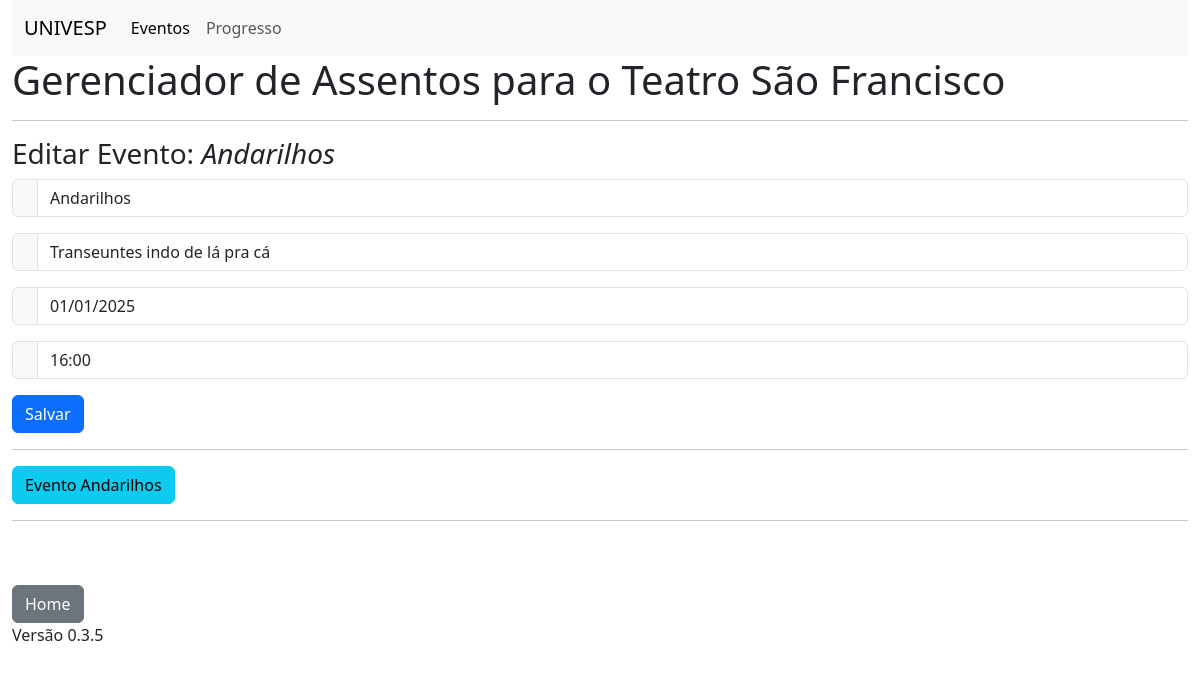
Page /evento_editar/1 on the earlier database version.
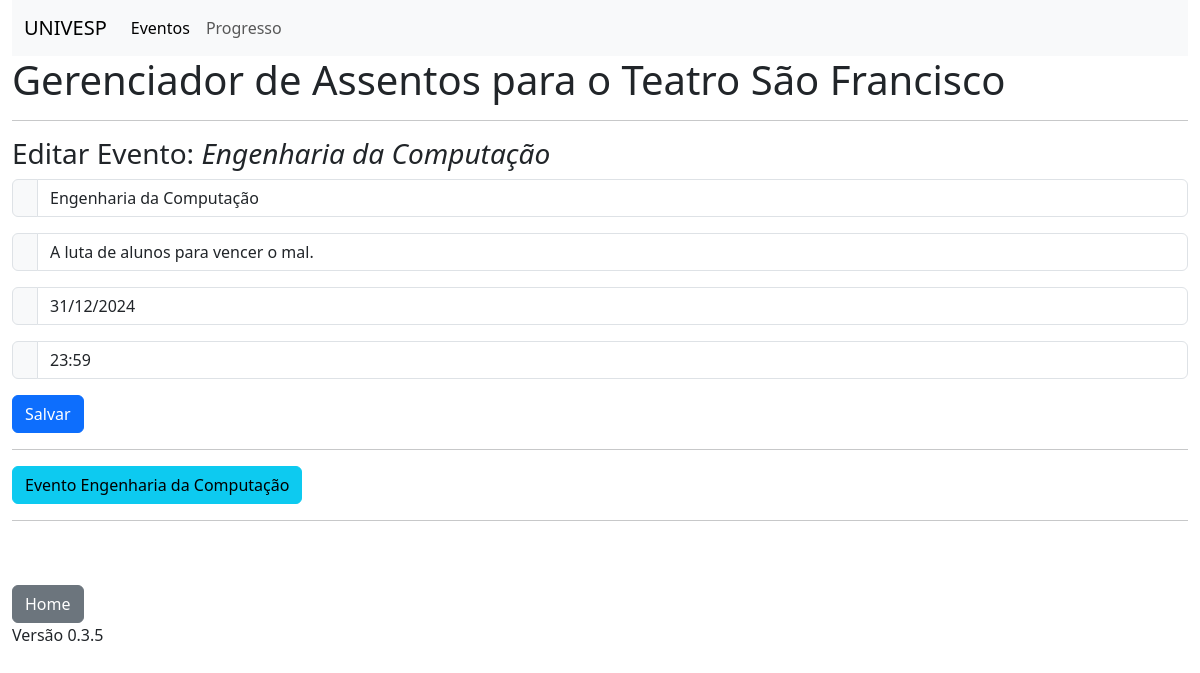
Same page on the later database version.
### models.py (models this page shows, shortened)
class Evento(db.Model):
    __tablename__ = 'eventos'
    id = db.Column(db.Integer, primary_key=True)
    nome = db.Column(db.String(100))
    descricao = db.Column(db.String(256))
    data = db.Column(db.String(10))
    hora_inicio = db.Column(db.String(5))
    lotacao = db.Column(db.Integer)
    arrecadacao = db.Column(db.Float)
    assentos = db.relationship('Assento', back_populates='evento', cascade="all, delete")
    usuario_id = db.Column(db.Integer, db.ForeignKey('usuarios.id'))
    usuario = db.relationship('Usuario', back_populates='eventos')
    clientes = db.relationship('Cliente',
                               secondary=Cliente_Evento.__table__,
                               back_populates='eventos')

### routes.py (the view, shortened to what this page needs)
@app.route('/evento_editar/<int:id>', methods=['GET','POST'])
def evento_editar(id):
    evento = Evento.query.get(id)
    if request.method=='GET':
        return render_template('evento_editar.html', evento=evento)

### templates/evento_editar.html
{% extends 'base.html' %}
{% block conteudo %}
<h1>Gerenciador de Assentos para o Teatro São Francisco</h1>
<hr>
<h3>Editar Evento: <i>{{evento.nome}}</i></h3>
<form action="/evento_editar/{{evento.id}}" method="post">
  <div class="input-group mb-3">
    <span class="input-group-text" id="basic-addon1"></span>
    <input type="text" class="form-control"
        placeholder="Nome do evento" aria-label="Username" aria-describedby="basic-addon1" name="nome" required value="{{evento.nome}}">
  </div>
  <div class="input-group mb-3">
    <span class="input-group-text" id="basic-addon1"></span>
    <input type="text" class="form-control"
        placeholder="Descrição" aria-label="Username" aria-describedby="basic-addon1" name="descricao" required value="{{evento.descricao}}">
  </div>
  <div class="input-group mb-3">
    <span class="input-group-text" id="basic-addon1"></span>
    <input type="text" class="form-control"
        placeholder="dd/mm/aaaa" aria-label="Username" aria-describedby="basic-addon1" name="data" required value="{{evento.data}}">
  </div>
  <div class="input-group mb-3">
    <span class="input-group-text" id="basic-addon1"></span>
    <input type="text" class="form-control"
        placeholder="hh:mm" aria-label="Username" aria-describedby="basic-addon1" name="hora" required value="{{evento.hora_inicio}}">
  </div>
  <button type="submit" class="btn btn-primary">Salvar</button>
</form>
<hr>
<a class="btn btn-info" href="{{url_for('evento',id=evento.id)}}" role="button">Evento {{evento.nome}}</a>
{% endblock %}

Differences in the rows shown:
changed Evento: nome "Andarilhos" → "Engenharia da Computação"; descricao "Transeuntes indo de lá pra cá" → "A luta de alunos para vencer o mal."; data "01/01/2025" → "31/12/2024"; hora "16:00" → "23:59"
